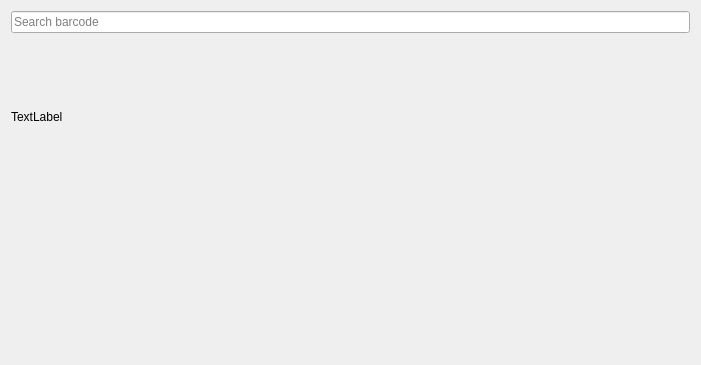
<?xml version="1.0" encoding="UTF-8"?>
<ui version="4.0">
 <class>CheckPriceDialog</class>
 <widget class="QDialog" name="CheckPriceDialog">
  <property name="geometry">
   <rect>
    <x>0</x>
    <y>0</y>
    <width>701</width>
    <height>365</height>
   </rect>
  </property>
  <property name="windowTitle">
   <string>Check Price</string>
  </property>
  <property name="modal">
   <bool>true</bool>
  </property>
  <layout class="QVBoxLayout" name="verticalLayout">
   <item>
    <widget class="QLineEdit" name="lineBarcode">
     <property name="placeholderText">
      <string>Search barcode</string>
     </property>
    </widget>
   </item>
   <item>
    <widget class="QLabel" name="labelName">
     <property name="text">
      <string>TextLabel</string>
     </property>
    </widget>
   </item>
   <item>
    <widget class="LibGUI::TableWidget" name="tableWidget" native="true"/>
   </item>
  </layout>
 </widget>
 <customwidgets>
  <customwidget>
   <class>LibGUI::TableWidget</class>
   <extends>QWidget</extends>
   <header location="global">tablewidget.h</header>
   <container>1</container>
  </customwidget>
 </customwidgets>
 <resources/>
 <connections/>
</ui>
